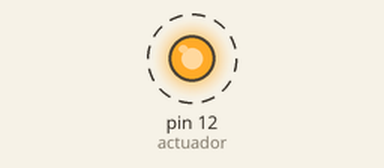
Recording of a sketch running on a simulated Arduino Uno, built with avr-gcc and run on an emulated ATmega328P. Parts: output pins drawn as LEDs (lit = HIGH). Dashed ring = blinking.

Above: at 0.5 s.
Timing chart, 0 to 4.6 s (numbered marks = the images above):
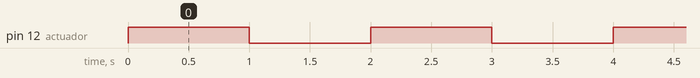

The sketch:

Ejercicio3.ino
```cpp
int actuador = 12;

void setup() {
  pinMode(actuador, OUTPUT);
}

void loop() {
  digitalWrite(actuador, 1);
  delay(1000);
  digitalWrite(actuador, 0);
  delay(1000);
}
```

Measured:
- by itself, pin 12 (actuador): alternates HIGH for 1.0 s and LOW for 1.0 s
